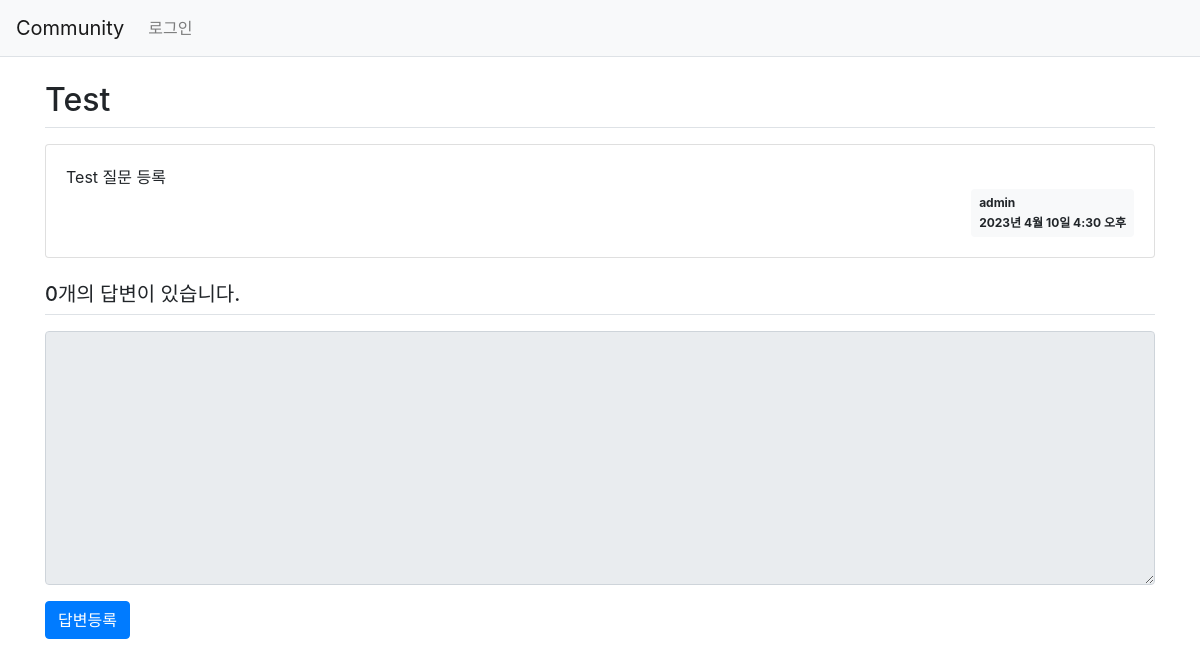
The page /community/305/ on the database as committed earlier.
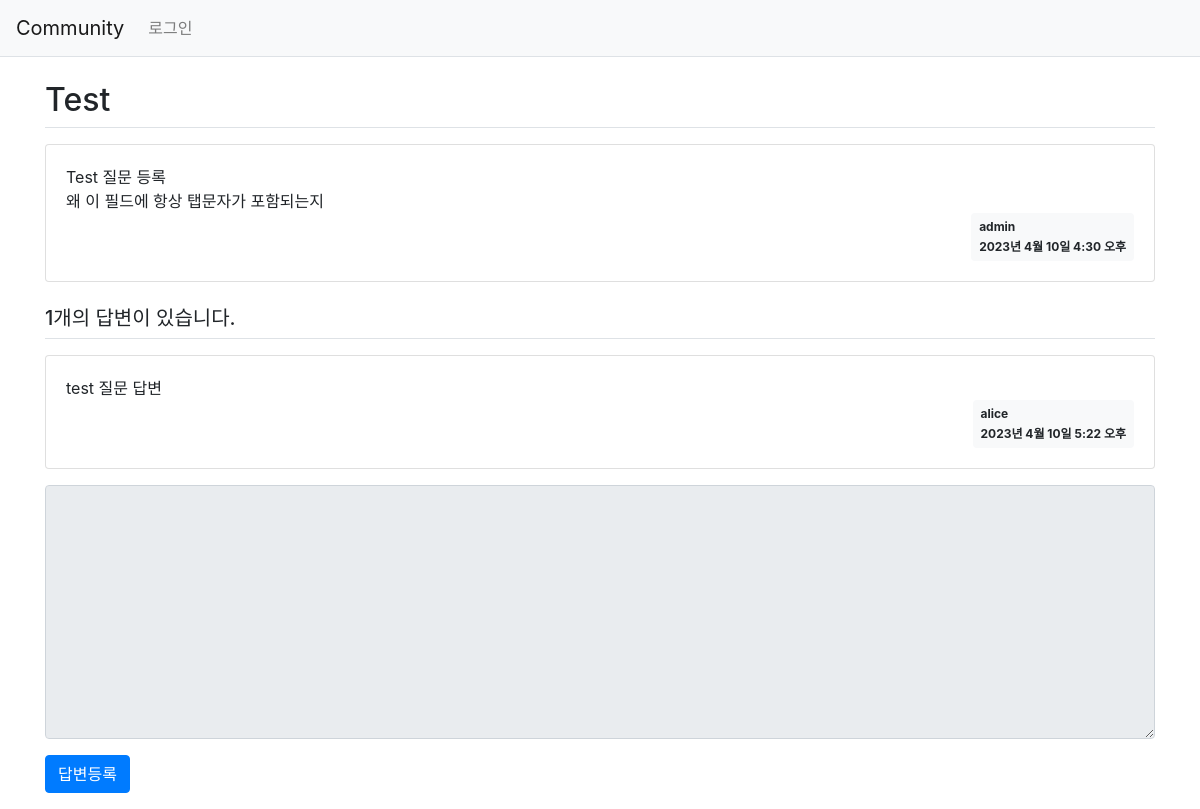
The same page on the database as committed later.
### community/models.py (models this page shows, shortened)
class Question(models.Model):
    author = models.ForeignKey(User, on_delete=models.CASCADE)
    subject = models.CharField(max_length=200)
    content = models.TextField()    #글자수 제한이 없는 데이터
    modify_date = models.DateTimeField(null=True, blank=True)
    create_date = models.DateTimeField()

class Answer(models.Model):
    author = models.ForeignKey(User, on_delete=models.CASCADE)
    question = models.ForeignKey(Question, on_delete=models.CASCADE)
    content = models.TextField()
    modify_date = models.DateTimeField(null=True, blank=True)
    create_date = models.DateTimeField()

### community/views.py (the view)
# urls.py: path('<int:question_id>/', views.detail, name='detail'),
def detail(request, question_id):
    question = get_object_or_404(Question, pk=question_id)
    context ={'question' : question}
    return render(request, 'community/question_detail.html', context)

### templates/community/question_detail.html (shortened to what this page needs)
{% extends 'base.html' %}
{% block content %}
<div class="container my-3">
    <h2 class="border-bottom py-2">{{ question.subject }}</h2>
    <div class="card my-3">
        <div class="card-body">
            <div class="card-text" style="white-space: pre-line;">{{ question.content }}</div>
            <div class="d-flex justify-content-end">
                <div class="badge badge-light p-2 text-left" >
                    <div class="mb-2"> {{ question.author.username }} </div>
                    <div>{{ question.create_date }}</div>
                </div>
            </div>
        </div>
    </div>
    <h5 class="border-bottom my-3 py-2">{{question.answer_set.count}}개의 답변이 있습니다.</h5>
    {% for answer in question.answer_set.all %}
    <div class="card my-3">
        <div class="card-body">
            <div class="card-text" style="white-space: pre-line;">{{ answer.content }}</div>
            <div class="d-flex justify-content-end">
                <div class="badge badge-light p-2 text-left">
                    <div class="mb-2">{{ answer.author.username }}</div>
                    <div>{{ answer.create_date }}</div>
                </div>
            </div>
        </div>
    </div>
    {% endfor %}
    <form action="{% url 'community:answer_create' question.id %}" method="post" class="my-3">
        <div class="form-group">
            <textarea name="content" id="content" {% if not user.is_authenticated %}disabled{% endif %} class="form-control" rows="10"></textarea>
        </div>
        <input type="submit" value="답변등록" class="btn btn-primary">
    </form>
</div>
{% endblock %}

### templates/base.html (shortened to what this page needs)
{% load static %}
<!doctype html>
<html lang="ko">
<head>
    <link rel="stylesheet" type="text/css" href="{% static 'bootstrap.min.css' %}">
    <link rel="stylesheet" type="text/css" href="{% static 'style.css' %}">
</head>
<body>
{% include "navbar.html" %}
{% block content %}
{% endblock %}
</body>
</html>

### templates/navbar.html (shortened to what this page needs)
<nav class="navbar navbar-expand-lg navbar-light bg-light border-bottom">
    <a class="navbar-brand" href="{% url 'community:index' %}">Community</a>
    <div class="collapse navbar-collapse flex-grow-0" id="navbarNav">
        <ul class="navbar-nav">
            <li class="nav-item">
                {% if user.is_authenticated %}
                <a class="nav-link" href="{% url 'common:logout' %}">
                    {{ user.username }} (로그아웃)
                </a>
                {% else %}
                <a class="nav-link" href="{% url 'common:login' %}">로그인</a>
                {% endif %}
            </li>
        </ul>
    </div>
</nav>

Rows that differ between the two databases and show on the page:
changed Question "Test": content "Test 질문 등록" → "Test 질문 등록 왜 이 필드에 항상 탭문자가 포함되는지"; answer_set.count "0" → "1"
added Answer: content "test 질문 답변", author.username "alice", create_date "2023년 4월 10일 5:22 오후"
